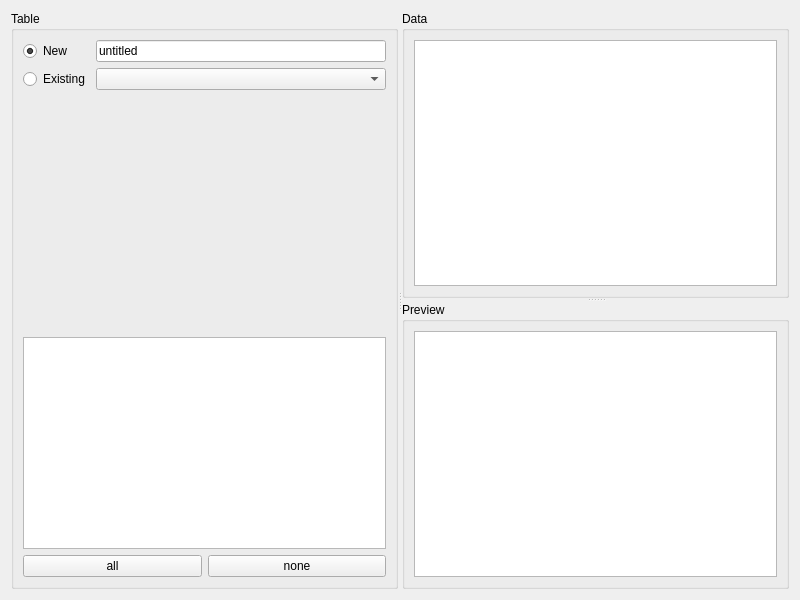
<?xml version="1.0" encoding="UTF-8"?>
<ui version="4.0">
 <class>DataImportWidget</class>
 <widget class="QWidget" name="DataImportWidget">
  <property name="geometry">
   <rect>
    <x>0</x>
    <y>0</y>
    <width>800</width>
    <height>600</height>
   </rect>
  </property>
  <property name="windowTitle">
   <string>Form</string>
  </property>
  <layout class="QVBoxLayout" name="verticalLayout_4">
   <item>
    <widget class="QSplitter" name="horizontalSplitter">
     <property name="orientation">
      <enum>Qt::Horizontal</enum>
     </property>
     <widget class="QGroupBox" name="groupBox">
      <property name="title">
       <string>Table</string>
      </property>
      <layout class="QGridLayout" name="gridLayout">
       <item row="3" column="0" colspan="2">
        <layout class="QVBoxLayout" name="verticalLayout">
         <item>
          <widget class="QListView" name="columns"/>
         </item>
         <item>
          <layout class="QHBoxLayout" name="horizontalLayout">
           <item>
            <widget class="QPushButton" name="allColumns">
             <property name="text">
              <string>all</string>
             </property>
            </widget>
           </item>
           <item>
            <widget class="QPushButton" name="noneColumns">
             <property name="text">
              <string>none</string>
             </property>
            </widget>
           </item>
          </layout>
         </item>
        </layout>
       </item>
       <item row="0" column="0">
        <widget class="QRadioButton" name="optionNewTable">
         <property name="text">
          <string>New</string>
         </property>
         <property name="checked">
          <bool>true</bool>
         </property>
        </widget>
       </item>
       <item row="0" column="1">
        <widget class="QLineEdit" name="newTable">
         <property name="text">
          <string>untitled</string>
         </property>
        </widget>
       </item>
       <item row="1" column="1">
        <widget class="QComboBox" name="existingTable"/>
       </item>
       <item row="1" column="0">
        <widget class="QRadioButton" name="optionExistingTable">
         <property name="text">
          <string>Existing</string>
         </property>
        </widget>
       </item>
       <item row="2" column="0">
        <spacer name="verticalSpacer">
         <property name="orientation">
          <enum>Qt::Vertical</enum>
         </property>
         <property name="sizeHint" stdset="0">
          <size>
           <width>20</width>
           <height>40</height>
          </size>
         </property>
        </spacer>
       </item>
      </layout>
     </widget>
     <widget class="QSplitter" name="verticalSplitter">
      <property name="orientation">
       <enum>Qt::Vertical</enum>
      </property>
      <widget class="QGroupBox" name="groupBox_3">
       <property name="title">
        <string>Data</string>
       </property>
       <layout class="QVBoxLayout" name="verticalLayout_3">
        <item>
         <widget class="QTableView" name="data"/>
        </item>
       </layout>
      </widget>
      <widget class="QGroupBox" name="groupBox_2">
       <property name="title">
        <string>Preview</string>
       </property>
       <layout class="QVBoxLayout" name="verticalLayout_2">
        <item>
         <widget class="TextEdit" name="preview"/>
        </item>
       </layout>
      </widget>
     </widget>
    </widget>
   </item>
  </layout>
 </widget>
 <customwidgets>
  <customwidget>
   <class>TextEdit</class>
   <extends>QTextEdit</extends>
   <header>textedit.h</header>
  </customwidget>
 </customwidgets>
 <resources/>
 <connections/>
</ui>
